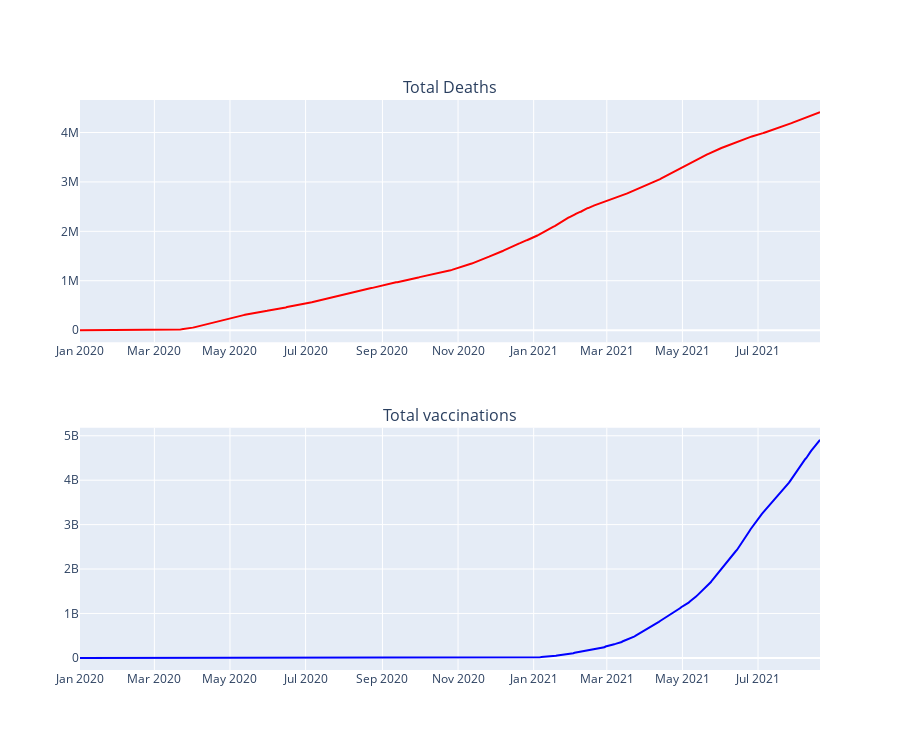

Source (notebook cell):
### Code cell
fig = make_subplots(rows=2, cols=1, subplot_titles=("Total Deaths", "Total vaccinations"), vertical_spacing=0.15)

fig.add_trace(
    go.Scatter(x=total_deaths.index, y=total_deaths, line_color="red"),
    row=1, col=1
)
fig.add_trace(
    go.Scatter(x=total_vacs.index, y=total_vacs, line_color="blue"),
    row=2, col=1
)

fig.update_layout(height=750, showlegend=False)

### Figure 1 — Plotly figure (JSON) as saved in the notebook; plotly's stock layout.template omitted (floating-point values rounded to 4 significant figures; data arrays with more than 128 entries replaced by an {"elided": "..."} marker saying what was removed)
{"data": [{"line": {"color": "red"}, "type": "scatter", "x": {"elided": "598 str values"}, "xaxis": "x", "y": {"elided": "598 int values"}, "yaxis": "y"}, {"line": {"color": "blue"}, "type": "scatter", "x": {"elided": "598 str values"}, "xaxis": "x2", "y": {"elided": "598 int values"}, "yaxis": "y2"}], "layout": {"annotations": [{"font": {"size": 16}, "showarrow": false, "text": "Total Deaths", "x": 0.5, "xanchor": "center", "xref": "paper", "y": 1, "yanchor": "bottom", "yref": "paper"}, {"font": {"size": 16}, "showarrow": false, "text": "Total vaccinations", "x": 0.5, "xanchor": "center", "xref": "paper", "y": 0.425, "yanchor": "bottom", "yref": "paper"}], "height": 750, "showlegend": false, "xaxis": {"anchor": "y", "domain": [0, 1]}, "xaxis2": {"anchor": "y2", "domain": [0, 1]}, "yaxis": {"anchor": "x", "domain": [0.575, 1]}, "yaxis2": {"anchor": "x2", "domain": [0, 0.425]}}}
